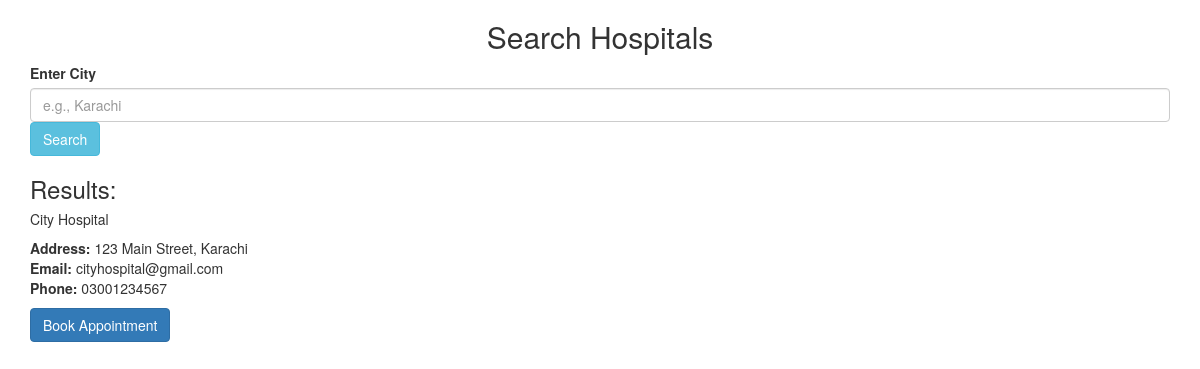
/hospital_search.php?city=123 Main Street, Karachi, run on the app's committed database.
### tables this page shows
CREATE TABLE `hospitals` (
  `id` int(11) NOT NULL,
  `name` varchar(150) DEFAULT NULL,
  `address` varchar(255) DEFAULT NULL,
  `phone` varchar(50) DEFAULT NULL,
  `email` varchar(100) DEFAULT NULL
);

### hospital_search.php (the view, shortened to what this page needs)
<?php
include 'db_connect.php';
?>
<!DOCTYPE html>
<html>
<head>
    <link rel="stylesheet" href="css/bootstrap.min.css">
</head>
<body class="container mt-5">
<h2 class="text-center mb-4">Search Hospitals</h2>
<form method="GET" class="mb-4">
    <div class="mb-3">
        <label>Enter City</label>
        <input type="text" name="city" class="form-control" placeholder="e.g., Karachi" required>
    </div>
    <button type="submit" class="btn btn-info">Search</button>
</form>
<?php
if(isset($_GET['city'])){
    $city = $_GET['city'];
    $stmt = $conn->prepare("SELECT * FROM hospitals WHERE address LIKE ?");
    $searchCity = "%$city%";
    $stmt->bind_param("s", $searchCity);
    $stmt->execute();
    $res = $stmt->get_result();
    echo "<h3 class='mt-4'>Results:</h3>";
    if($res->num_rows > 0){
        while($row = $res->fetch_assoc()){
            echo '<div class="card mb-3 shadow-sm">';
            echo '<div class="card-body">';
            echo '<h5 class="card-title">'.$row['name'].'</h5>';
            echo '<p class="card-text">
                    <b>Address:</b> '.$row['address'].'<br>
                    <b>Email:</b> '.$row['email'].'<br>
                    <b>Phone:</b> '.$row['phone'].'
                  </p>';
            echo '<a href="appointment.php?hospital='.urlencode($row['name']).'" class="btn btn-primary">Book Appointment</a>';
            echo '</div></div>';
        }
    } else {
        echo '<div class="alert alert-warning">No hospitals found in this city.</div>';
    }
}
?>
</body>
</html>

### data on the page
hospitals: name "City Hospital", address "123 Main Street, Karachi", email "cityhospital@gmail.com", phone "03001234567"
